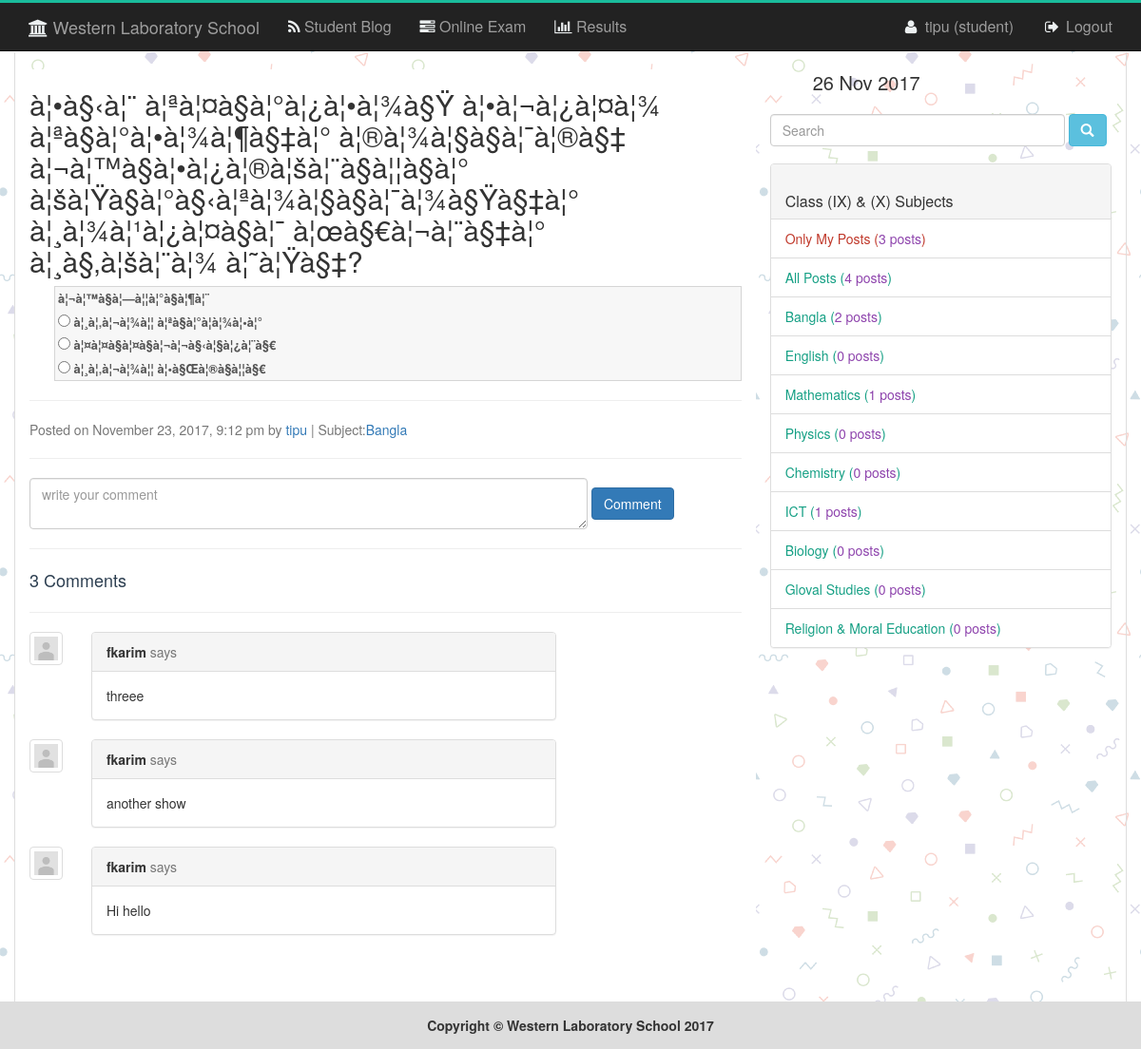
Before: /singlepost.php?pid=29 (signed in) with the older database file.
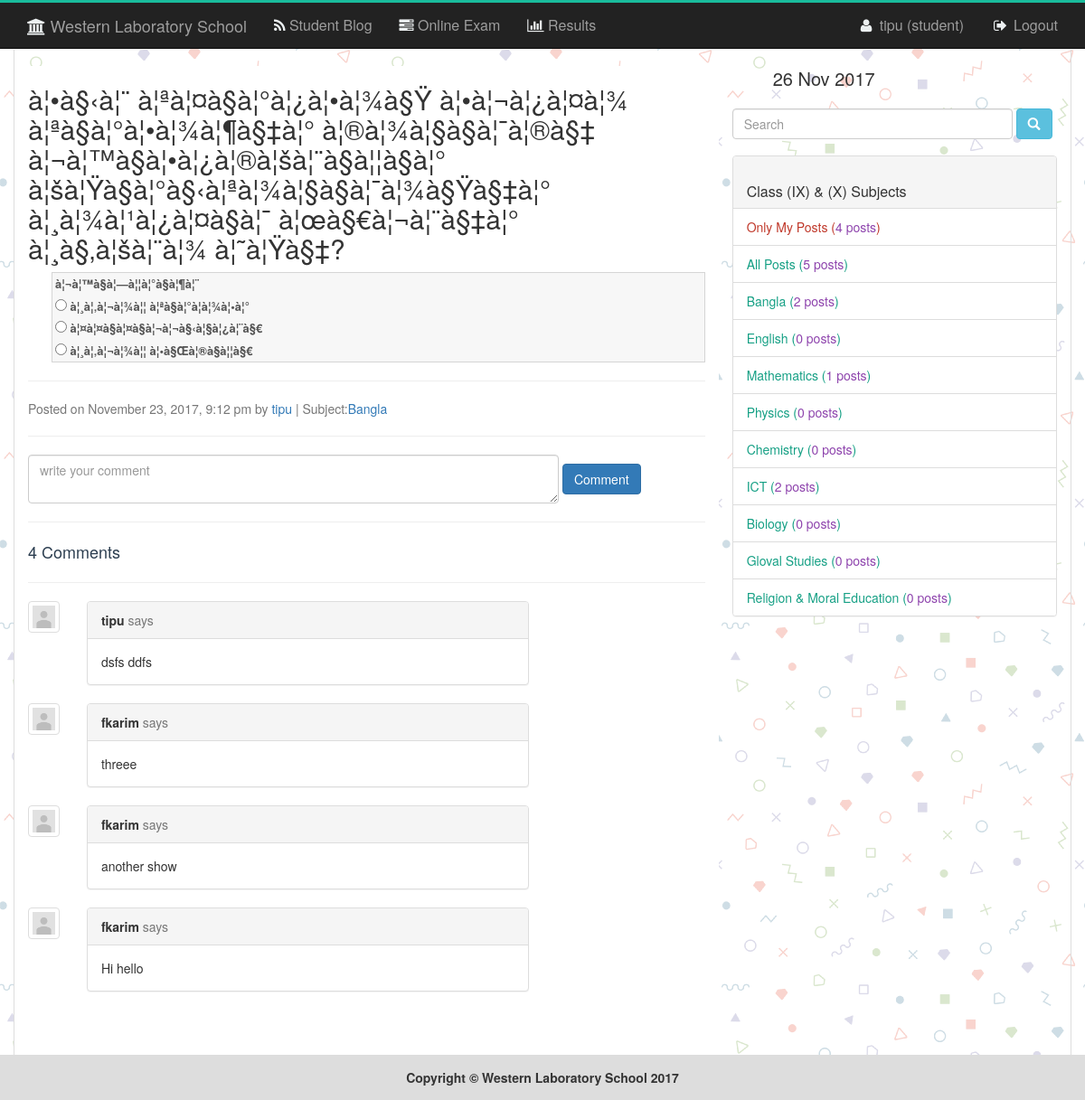
After: the same page with the newer database file.
### tables this page shows
CREATE TABLE `tbl_post` (
  `id` int(11) NOT NULL,
  `title` varchar(255) NOT NULL,
  `description` text NOT NULL,
  `user_id` int(4) NOT NULL,
  `sub_id` int(4) NOT NULL,
  `pdate` timestamp NOT NULL DEFAULT CURRENT_TIMESTAMP,
  `image` varchar(255) NOT NULL
);

CREATE TABLE `tbl_student` (
  `id` int(11) NOT NULL,
  `name` varchar(50) NOT NULL,
  `username` varchar(50) NOT NULL,
  `password` varchar(32) NOT NULL,
  `class` int(11) NOT NULL,
  `phone` varchar(30) NOT NULL
);

CREATE TABLE `tbl_subject` (
  `id` int(11) NOT NULL,
  `name` varchar(30) NOT NULL
);

CREATE TABLE `tbl_comment` (
  `id` int(11) NOT NULL,
  `comment` text NOT NULL,
  `postid` int(11) NOT NULL,
  `username` varchar(20) NOT NULL
);

### libs/Database.php (called while the page is built, shortened)
<?php
Class Database{
	public $host   = DB_HOST;
	public $user   = DB_USER;
	public $pass   = DB_PASS;
	public $dbname = DB_NAME;
	public $link;
	private function connectDB(){
	$this->link = new mysqli($this->host, $this->user, $this->pass, $this->dbname);
 }
	public function select($query){
		$result = $this->link->query($query) or die($this->link->error.__LINE__);
		if($result->num_rows > 0){
			return $result;
		} else {
			return false;
		}
	}
}

### classes/PostComment.php (called while the page is built, shortened)
<?php
	include_once ("/../libs/Session.php");
    include_once ("/../libs/Database.php");
    include_once ("/../helpers/Format.php");
Class PostComment{
	private $db;
	public function __construct(){
		$this->db = new Database();
	}
	public function getSubject(){
		$sql = "SELECT * FROM tbl_subject ORDER BY id ASC";
		$result = $this->db->select($sql);
		return $result;
	}
	public function getTotalPostRows(){
		$sql = "SELECT * FROM tbl_post ORDER BY id DESC";
		$result = $this->db->select($sql);
		return $result;
	}
	public function userTotalPost(){
		$userid = Session::get("userid");
		$sql = "SELECT * FROM tbl_post WHERE user_id='$userid'";
		$result = $this->db->select($sql);
		$count = $result->num_rows;
		return $count;
	}
	public function getSinglePost($postId){
		$sql = "SELECT tbl_post.*, tbl_student.username,tbl_subject.name
				FROM tbl_post
				INNER JOIN tbl_student
				ON tbl_post.user_id = tbl_student.id
				INNER JOIN tbl_subject
				ON tbl_post.sub_id = tbl_subject.id
				WHERE tbl_post.id='$postId'";
		$result = $this->db->select($sql);
		if ($result) {
			return $result;
		}else{
			return false;
		}
	}
	public function subjectWisePost($subid){
		$sql = "SELECT tbl_post.*, tbl_student.username,tbl_subject.name
				FROM tbl_post
				INNER JOIN tbl_student
				ON tbl_post.user_id = tbl_student.id
				INNER JOIN tbl_subject
				ON tbl_post.sub_id = tbl_subject.id
				WHERE tbl_post.sub_id='$subid'";
		$result = $this->db->select($sql);
		if ($result) {
			return $result;
		}else{
			return false;
		}
	}
	public function getSinglePostComment($postId){
		$sql = "SELECT * FROM tbl_comment WHERE postid='$postId' ORDER BY id DESC";
		$result = $this->db->select($sql);
		if ($result) {
			return $result;
		}else{
			return false;
		}
	}
}
?>

### helpers/Format.php (called while the page is built, shortened)
<?php
class Format{
	public function formatDate($date){
		return date('F j, Y, g:i a', strtotime($date));
	}
}
?>

### libs/Session.php (called while the page is built, shortened)
<?php
class Session{
	 public static function get($key){
	 	if (isset($_SESSION[$key])) {
	 		return $_SESSION[$key];
	 	} else {
	 		return false;
	 	}
	 }
}
?>

### singlepost.php (the view, shortened to what the changed rows need)
<?php
include_once "header.php";
if (isset($_GET['pid'])) {
	$postId = $_GET['pid'];
}else{
	header("Location: index.php");
}
?>
<section class="singlepost clearfix">
      <div class="container obls_border obls_margin">
        <div class="row obls_padding">
          <div class="col-md-8" id="postdetails" style="background:#fff">
	          <?php
	          	$singlepost = $pc->getSinglePost($postId);
	          	if ($singlepost) {
	          	while ($row = $singlepost->fetch_assoc()) {
	          ?>
	            <div class="card-body">
	              <h2 class="card-title"><?php echo $row['title'];?></h2>
	             <?php if (isset($row['description'])) {  ?>
	              <div class="card-text"><?php echo $row['description'];?></div>
	              <?php  } 	?>
	            </div>
	            <hr>
	            <div class="card-footer text-muted">
	              Posted on <?php echo $fm->formatdate($row['pdate']);?> by
	              <a href="#"><?php echo $row['username'];?></a>
	              | Subject:<a href="#"><?php echo $row['name'];?></a>
	            </div>
	         <?php
	     			}
	          	}else{
	          		echo "<span class='error'>Post not found !</span>";
	          	}
	          ?>
	          <hr>
	          <form class="form-inline" action="" method="POST">
    			  <textarea name="comment" cols="73" class="form-control" placeholder="write your comment"></textarea>
			      <input type="submit" name="postcomment" class="btn btn-primary" value="Comment"/>
			  </form>
			  <hr>
	          <div class="commentdesign">
	          	<?php
	          		$getcomment = $pc->getSinglePostComment($postId);
	          		if($getcomment){
	          			$countc = $getcomment->num_rows;
	          			echo "<span style='color:#2c3e50;font-size:18px;'>".$countc." Comments</span><hr>";
	          			while ($row = $getcomment->fetch_assoc()) {
	          		?>
					<div class="row">
					<div class="col-sm-1">
						<div class="thumbnail">
						<img class="img-responsive user-photo" src="assets/img/user.png">
						</div>
					</div>
					<div class="col-sm-8">
						<div class="panel panel-default">
						<div class="panel-heading">
						<strong><?php echo $row['username'];?></strong> <span class="text-muted">says</span>
						</div>
						<div class="panel-body">
						<?php echo $row['comment'];?>
						</div>
						</div>
					</div>
				</div>
         		<?php
	          			}
	          		}else{
	          			echo "<span style='color:#2c3e50;font-size:18px;'>0 Comment</span><hr>";
	          		}
	          	?>
	      	 </div>
          </div>
          <?php
          include_once "sidebar.php";
          ?>
        </div>
      </div>
    </section>
<?php
include_once "footer.php";
?>

### sidebar.php (shortened to what the changed rows need)
<div class="col-md-4">
    <div class="panel panel-default">
        <div class="list-group subject_link">
          <?php
              $subs = $pc->getSubject();
              if (isset($subs)) {
              $userposts = $pc->userTotalPost();
              $allpost = $pc->getTotalPostRows();
              $allpost = $allpost->num_rows;
          ?>
                <?php
                 if (Session::get("checkusertype")) {
                ?>
                <a style='color:#c0392b' href="index.php?usid=<?php echo Session::get("userid");?>" class="list-group-item">Only My Posts (<?php echo "<span style='color:#8e44ad'>".$userposts;?> posts</span>)</a>
                <?php } ?>
                <a href="index.php" class="list-group-item">All Posts (<?php echo "<span style='color:#8e44ad'>".$allpost;?> posts</span>)</a>
          <?php
                while ($row = $subs->fetch_assoc()) {
                  $indSubpost = $pc->subjectWisePost($row['id']);
                  if ($indSubpost) {
                    $countIndSubPost = $indSubpost->num_rows;
                  }else{
                    $countIndSubPost = 0;
                  }
          ?>
              <a href="index.php?subid=<?php echo $row['id'];?>" class="list-group-item"><?php echo $row['name'];?> (<?php echo "<span style='color:#8e44ad'>".$countIndSubPost;?> posts</span>)</a>
            <?php
                }
              }else{
                echo "No subject found";
              }
          ?>
       </div>
    </div>
</div>

Changed rows visible on the page:
added tbl_comment: username "tipu", comment "dsfs ddfs"
computed for tbl_subject "ICT": countIndSubPost "1" → "2"
Other visible differences:
$countc: "3" → "4"
$userposts: "3" → "4"
$allpost: "4" → "5"
